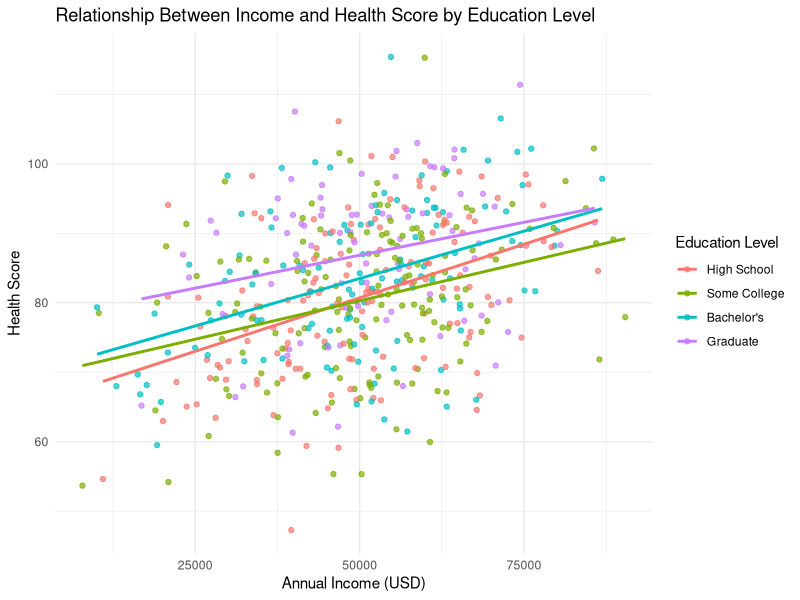
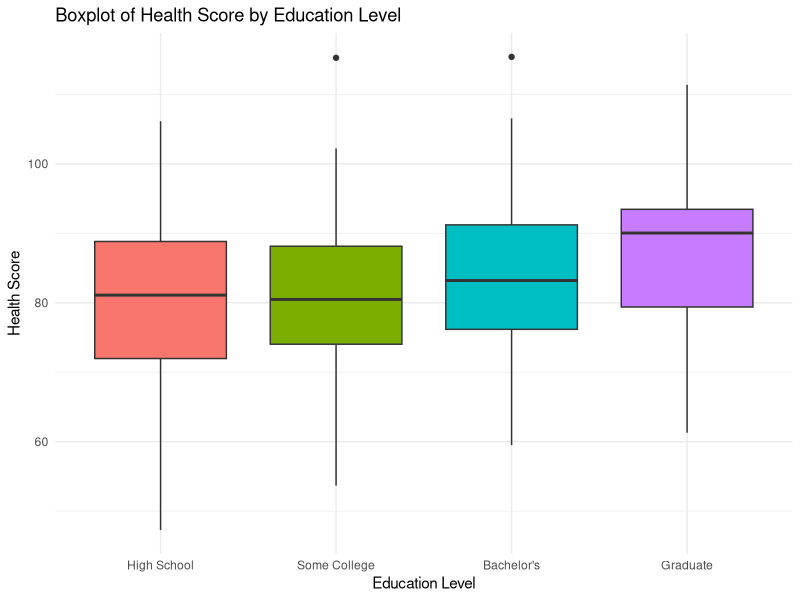
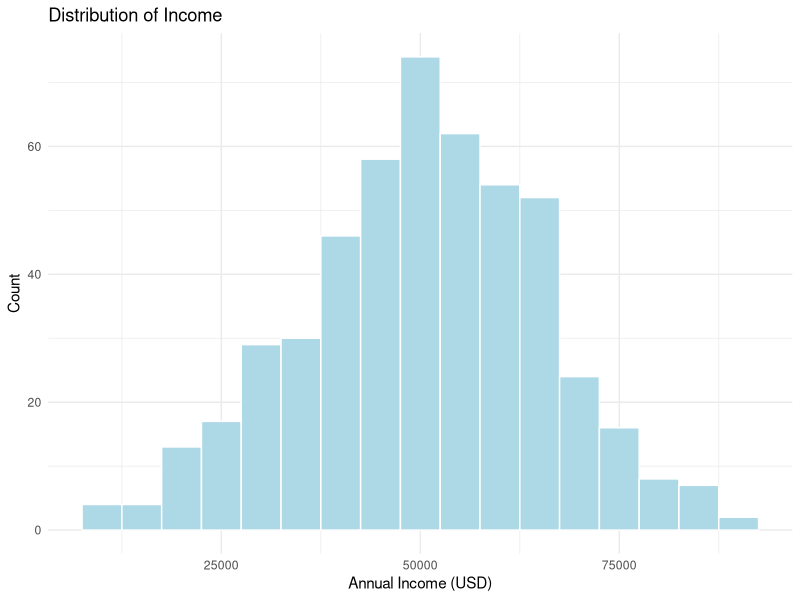
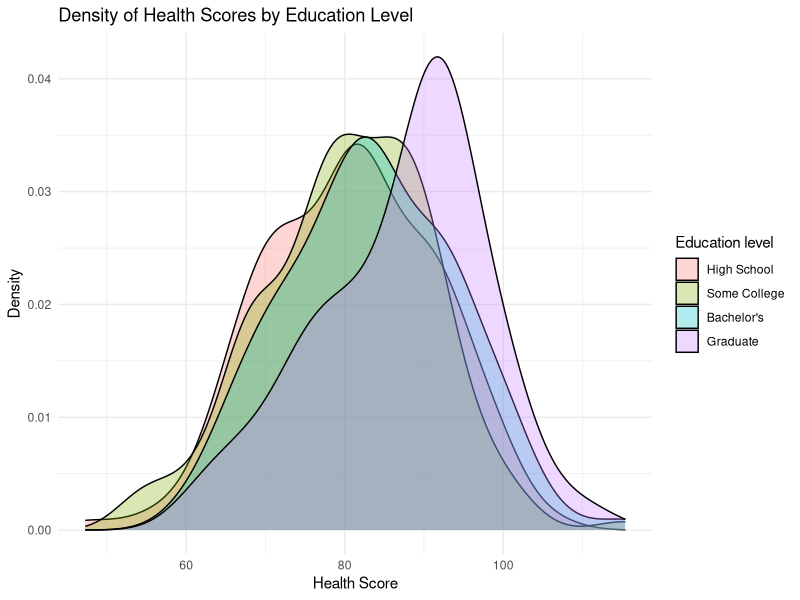
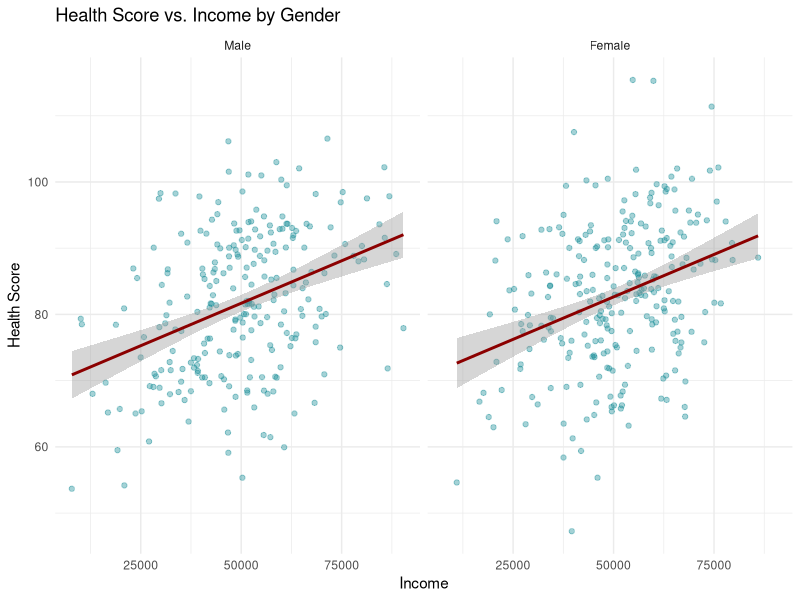

Write R code to recreate these figures, in order.
## ---- chunk 1
knitr::opts_chunk$set(echo = TRUE)
## ---- chunk 2
# assign the value 5 to the object "a"
a <- 5

# subtract 2 from the object "a", and assign the value to "b"
b <- a - 2

# multiply the value of "b" by 4, and assign the value to "c"
c <- b * 4

# display the values of "a", "b", and "c"
a
b
c
## ---- chunk 3
# display whether the value of the objects "a" and "b" are equal
a==b # [1] FALSE

# display whether the value of "c" is greater than "a"
c>a # [1] TRUE
## ---- chunk 4
# Assign 5 character values to the vector named "char_vector"
char_vector <- c("Apple", "Banana", "Banana", "Mango", "Mango")

# Assign 5 numeric values to the vector named "num_vector"
num_vector <- c(2, 1.1, 6.89, pi, 10) # note: `pi` is the value 3.141593...

# Assign 5 integer values to the vector named "int_vector"
int_vector <- c(1:5) # note: using the colon ":" between two numbers a sequence from the first to the second value, which produces the vector c(1, 2, 3, 4, 5)

# Assign 5 logical values to the vector named "logic_vector"
logic_vector <- c(TRUE, TRUE, FALSE, TRUE, FALSE)

# Convert the character vector into factor format
factor_vector <- as.factor(char_vector)
## ---- chunk 5
# store our messages that we want to output
message1 <- paste0("The vector `char_vector` is of the ", class(char_vector), " class.")
message2 <- paste0("The vector `factor_vector` is of the ", class(factor_vector), " class.")
                  
# display the messages
message1
message2
## ---- chunk 6
# For reproducibility, we set the random seed value.
# This can be any value of your choosing.
set.seed(123) 

# Create a matrix with 5 rows and 5 columns filled with random values
random_matrix_1 <- 
  matrix(runif(25), # since 5*5 = 25, we need 25 values to fill our matrix.
         nrow = 5, # 5 rows
         ncol = 5) # 5 columns

# Create another matrix with 5 rows and 5 columns filled with random values
random_matrix_2 <- 
  matrix(runif(25), # since 5*5 = 25, we need 25 values to fill our matrix.
         nrow = 5, # 5 rows
         ncol = 5) # 5 columns

# View the matrix
random_matrix_1
random_matrix_2
## ---- chunk 7
# multiply the prior two matrices and store the result as a new matrix
random_matrix_3 <- random_matrix_1 * random_matrix_2

# View the new matrix
random_matrix_3
## ---- chunk 8
# Create a data frame using the vectors we created
my_data <- data.frame(
  # Note: the lefthand side is the new variable (column) name
  #       the righthand side is the vector you are loading into the data set
  char = char_vector,
  factor = factor_vector,
  num = num_vector,
  int = int_vector,
  logic = logic_vector
)

# View the data frame
my_data
## ---- chunk 9
# convert random_matrix_3 to a data.frame object
data_frame_matrix <- as.data.frame(random_matrix_3)

# display the new data frame
data_frame_matrix
## ---- chunk 10
# Define the column names using a character vector with 5 values
# Note: the number of values should match the number of columns (variables)
colnames(data_frame_matrix) <-
  c("Housing", "Transportation", "Education", "Healthcare", "Sanitation")

# Now display the data frame with updated column names
data_frame_matrix
## ---- chunk 11
# Install tidyverse (if not already installed)
# install.packages("tidyverse")

# Load tidyverse
library(tidyverse)
## ---- chunk 12
# View just the numeric and logical columns
my_data %>%
  select(num, logic)

# Filter rows where the num column is greater than 5
my_data %>%
  filter(num > 5)

# Create a new column that is num multiplied by 10
my_data %>%
  mutate(num_10 = num * 10)

# Arrange data by the num column in descending order
my_data %>%
  arrange(desc(num))
## ---- chunk 13
# Group data by factor and calculate the summary statistics for the num column
my_data %>%
  group_by(factor) %>%
  # create a new column named "mean_num" to store the mean of the "num" column
  summarize(mean_num = mean(num, na.rm = TRUE),
            # store the miniumum value for each factor
            min_num = min(num, na.rm = TRUE),
            # store the maximum value for each factor
            max_num = max(num, na.rm = TRUE))
## ---- chunk 14
# Rename the "char" column to "fruit"
# Store the output as a new data.frame named "my_data_renamed"
my_data_renamed <- my_data %>%
  # Note: the lefthand side is the new variable name
  #       the righthand side is the old variable name
  rename(fruit = char) %>%
  # keep only these variables in the new data frame
  select(fruit, num, int, logic)
## ---- chunk 15
# Example: create a second data frame to join
price_data <- data.frame(
  fruit = c("Banana", "Mango", "Strawberry", "Grapes"),
  price = c(0.5, 1.5, 2, 2.5)
)
## ---- chunk 16
# Left join: Keeps all observations in "x" (the first data frame)
data_left <- price_data %>%
  left_join(my_data_renamed,
            by = "fruit")

# Note: you can also more explicitly call "x" and "y" through this method:
data_left2 <-
  left_join(x = price_data,
            y = my_data_renamed,
            by = "fruit")

# The output for both will be the same regardless of the approach used.
print(data_left)
print(data_left2)
## ---- chunk 17
data_right <-
  right_join(x = price_data,
             y = my_data_renamed,
             by = "fruit")

print(data_right)
## ---- chunk 18
# Inner join: Keeps only rows that match in both data frames
data_inner <-
  inner_join(x = price_data,
             y = my_data_renamed,
             by = "fruit")

print(data_inner)
## ---- chunk 19
# Full join: Keeps all rows from both data frames
data_full <-
  full_join(x = price_data,
            y = my_data_renamed,
            by = "fruit")

print(data_full)
## ---- chunk 20
# for reproducibility, set a random seed starting point
set.seed(123)  

# set the number of observations
n <- 500  

new_data <- data.frame(
  # create an age variable with "n" observations (defined above) from a 
  # uniform distribution with a minimum age of 18 and maximum age of 80
  age = round(runif(n = n, 
                    min = 18, 
                    max = 80),
              # round age values to the nearest whole number
              digits = 0),
  # create an income variable with "n" observations from a normal distribution
  # with a mean of 50,000 and a standard deviation of 15,000.
  income = round(rnorm(n = n, 
                       mean = 50000, 
                       sd = 15000),
                 # round income values to the nearest whole number
                 digits = 0),
  # sample education values for "n" observations from a defined probability
  # distribution (see `prob =` statement).
  education = sample(x = c("High School", 
                           "Some College", 
                           "Bachelor's", 
                           "Graduate"), 
                     size = n, 
                     replace = TRUE, 
                     prob = c(0.3, # High school
                              0.3, # Some college
                              0.25, # Bachelor's
                              0.15)), # Graduate
  # sample gender values for "n" observations from a defined probability
  # distribution (see `prob =` statement).
  gender = sample(x = c("Male", 
                        "Female"), 
                  size = n, 
                  replace = TRUE, 
                  prob = c(0.5, 
                           0.5)),
  # create a health score variable with "n" observations from a normal 
  # distribution with mean = 70 and standard deviation = 10.
  health_score = round(rnorm(n = n, 
                             mean = 70, 
                             sd = 10),
                       # round income values to the nearest whole number
                       digits = 0)
)


# Convert the education and gender variables to factor after the data frame is created
new_data$education <- factor(new_data$education,
                             # order education levels in order from lowest
                             # to highest educational attainment
                             levels = c("High School", 
                                        "Some College", 
                                        "Bachelor's", 
                                        "Graduate"))
new_data$gender <- factor(new_data$gender,
                          levels = c("Male", 
                                     "Female"))

# Recalculate health_score to reflect influence of income and education level
new_data$health_score_revised <- with(new_data,

  # Start with the originally generated health score (mean 70, SD 10)
  health_score +
  
  # Add a small positive contribution from income:
  # For every additional $1,000 in income, health score increases by 0.2 points.
  # For example, someone earning $70,000 would have an added 14 points (0.0002 * 70000)
  0.0002 * income +
  
  # Add fixed "boosts" to health score based on education level:
  # - Graduate degree adds 5 points
  # - Bachelor's adds 3 points
  # - Some College adds 1 point
  # - High School (baseline) adds 0 points
  ifelse(education == "Graduate", 5,
         ifelse(education == "Bachelor's", 3,
                ifelse(education == "Some College", 1, 0))) +
  
  # Add random noise from a normal distribution (mean = 0, SD = 2)
  # to simulate unmeasured factors or variability in health not explained by
  # income and education. This makes the data more realistic.
  rnorm(n, mean = 0, sd = 2)
)
## ---- chunk 21
ggplot(new_data, aes(x = income, 
                     y = health_score_revised, 
                     color = education)) +
  # set the size of the value points
  geom_point(alpha = 0.7) +
  # Add a linear regression line
  # Note: Since we specified `color = education`, each education level will
  #       have a separate regression line.
  geom_smooth(method = "lm", 
              # set `se = TRUE` to add confidence interval bands
              se = FALSE) +
  # Add labels to the plot
  labs(
    title = "Relationship Between Income and Health Score by Education Level",
    x = "Annual Income (USD)",
    y = "Health Score",
    # legend label
    color = "Education Level"
  ) +
  # a minimalistic theme with no background annotations
  theme_minimal()
## ---- chunk 22
ggplot(new_data, aes(x = education, 
                     y = health_score_revised, 
                     fill = education)) +
  # Create a boxplot
  geom_boxplot() +
  # Add labels to the plot
  labs(title = "Boxplot of Health Score by Education Level",
       x = "Education Level",
       y = "Health Score") +
  # a minimalistic theme with no background annotations
  theme_minimal() +
  # Remove the legend
  # This information is duplicated by the x-axis labels
  theme(legend.position = "none")
## ---- chunk 23
ggplot(new_data, aes(x = income)) +
  # Create a histogram with a bin width of 5000
  geom_histogram(binwidth = 5000, 
                 # Set the fill color to a light blue color
                 fill = "lightblue",
                 # Add white spaces between each bin
                 color = "white") +
  # Add labels to the plot
  labs(title = "Distribution of Income",
       x = "Annual Income (USD)",
       y = "Count") +
  # a minimalistic theme with no background annotations
  theme_minimal()
## ---- chunk 24
ggplot(new_data, aes(x = health_score_revised, 
                     fill = education)) +
  # Set the opacity of the density plots
  # 0.3 makes them more see-through
  # higher values are more opaque
  geom_density(alpha = 0.3) +
  # Add labels
  labs(title = "Density of Health Scores by Education Level",
       x = "Health Score",
       y = "Density",
       # legend label
       fill = "Education level") +
  # a minimalistic theme with no background annotations
  theme_minimal()
## ---- chunk 25
ggplot(new_data, aes(x = income, 
                     y = health_score_revised)) +
  # edit the scatterplot points
  geom_point(alpha = 0.4, # opacity 
             color = "#1c9099") +
  # add a linear regression line
  geom_smooth(method = "lm", 
              color = "darkred") +
  # create separate scatterplots for each value of "gender"
  facet_wrap(~ gender) +
  # add labels to the plot
  labs(title = "Health Score vs. Income by Gender",
       x = "Income",
       y = "Health Score") +
  # a minimalistic theme with no background annotations
  theme_minimal()
## ---- chunk 26
# save the data file to the working directory
saveRDS(new_data, file="data_for_training_modules.rds")
